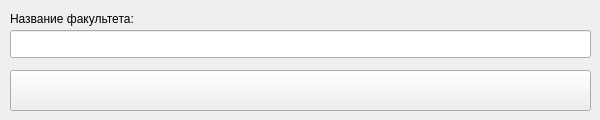
<?xml version="1.0" encoding="UTF-8"?>
<ui version="4.0">
 <class>MainWindow</class>
 <widget class="QMainWindow" name="MainWindow">
  <property name="geometry">
   <rect>
    <x>0</x>
    <y>0</y>
    <width>600</width>
    <height>120</height>
   </rect>
  </property>
  <property name="minimumSize">
   <size>
    <width>600</width>
    <height>120</height>
   </size>
  </property>
  <property name="maximumSize">
   <size>
    <width>600</width>
    <height>120</height>
   </size>
  </property>
  <property name="windowTitle">
   <string notr="true">Факультет</string>
  </property>
  <widget class="QWidget" name="centralwidget">
   <widget class="QPushButton" name="result_button">
    <property name="geometry">
     <rect>
      <x>10</x>
      <y>70</y>
      <width>581</width>
      <height>41</height>
     </rect>
    </property>
    <property name="sizePolicy">
     <sizepolicy hsizetype="Preferred" vsizetype="Preferred">
      <horstretch>0</horstretch>
      <verstretch>0</verstretch>
     </sizepolicy>
    </property>
    <property name="minimumSize">
     <size>
      <width>0</width>
      <height>35</height>
     </size>
    </property>
    <property name="text">
     <string/>
    </property>
   </widget>
   <widget class="QLabel" name="faculty_label">
    <property name="geometry">
     <rect>
      <x>10</x>
      <y>10</y>
      <width>381</width>
      <height>17</height>
     </rect>
    </property>
    <property name="text">
     <string>Название факультета:</string>
    </property>
   </widget>
   <widget class="QLineEdit" name="faculty_name">
    <property name="geometry">
     <rect>
      <x>10</x>
      <y>30</y>
      <width>581</width>
      <height>28</height>
     </rect>
    </property>
    <property name="minimumSize">
     <size>
      <width>0</width>
      <height>28</height>
     </size>
    </property>
   </widget>
  </widget>
 </widget>
 <resources/>
 <connections/>
</ui>
